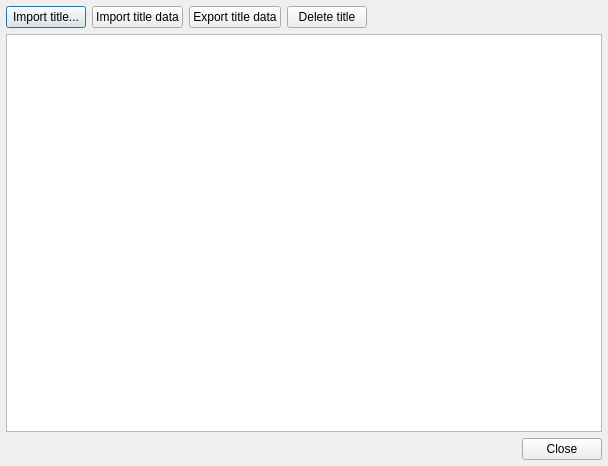
<?xml version="1.0" encoding="UTF-8"?>
<ui version="4.0">
 <class>TitleManagerDialog</class>
 <widget class="QDialog" name="TitleManagerDialog">
  <property name="geometry">
   <rect>
    <x>0</x>
    <y>0</y>
    <width>608</width>
    <height>466</height>
   </rect>
  </property>
  <property name="windowTitle">
   <string>DSi title manager - khDaysMM</string>
  </property>
  <layout class="QVBoxLayout" name="verticalLayout_2">
   <property name="leftMargin">
    <number>6</number>
   </property>
   <property name="topMargin">
    <number>6</number>
   </property>
   <property name="rightMargin">
    <number>6</number>
   </property>
   <property name="bottomMargin">
    <number>6</number>
   </property>
   <item>
    <layout class="QHBoxLayout" name="horizontalLayout">
     <item>
      <widget class="QPushButton" name="btnImportTitle">
       <property name="whatsThis">
        <string>&lt;html&gt;&lt;head/&gt;&lt;body&gt;&lt;p&gt;Import a DSiware title to your emulated DSi system.&lt;/p&gt;&lt;/body&gt;&lt;/html&gt;</string>
       </property>
       <property name="text">
        <string>Import title...</string>
       </property>
      </widget>
     </item>
     <item>
      <widget class="QPushButton" name="btnImportTitleData">
       <property name="whatsThis">
        <string>&lt;html&gt;&lt;head/&gt;&lt;body&gt;&lt;p&gt;Import data (save, banner...) for the selected title.&lt;/p&gt;&lt;/body&gt;&lt;/html&gt;</string>
       </property>
       <property name="text">
        <string>Import title data</string>
       </property>
      </widget>
     </item>
     <item>
      <widget class="QPushButton" name="btnExportTitleData">
       <property name="whatsThis">
        <string>&lt;html&gt;&lt;head/&gt;&lt;body&gt;&lt;p&gt;Export the data (save, banner...) associated with the selected title.&lt;/p&gt;&lt;/body&gt;&lt;/html&gt;</string>
       </property>
       <property name="text">
        <string>Export title data</string>
       </property>
      </widget>
     </item>
     <item>
      <widget class="QPushButton" name="btnDeleteTitle">
       <property name="whatsThis">
        <string>&lt;html&gt;&lt;head/&gt;&lt;body&gt;&lt;p&gt;Permanently delete the selected title and its associated data from your emulated DSi.&lt;/p&gt;&lt;/body&gt;&lt;/html&gt;</string>
       </property>
       <property name="text">
        <string>Delete title</string>
       </property>
      </widget>
     </item>
     <item>
      <spacer name="horizontalSpacer">
       <property name="orientation">
        <enum>Qt::Horizontal</enum>
       </property>
       <property name="sizeHint" stdset="0">
        <size>
         <width>40</width>
         <height>20</height>
        </size>
       </property>
      </spacer>
     </item>
    </layout>
   </item>
   <item>
    <widget class="QListWidget" name="lstTitleList"/>
   </item>
   <item>
    <widget class="QDialogButtonBox" name="buttonBox">
     <property name="standardButtons">
      <set>QDialogButtonBox::Close</set>
     </property>
    </widget>
   </item>
  </layout>
 </widget>
 <resources/>
 <connections>
  <connection>
   <sender>buttonBox</sender>
   <signal>accepted()</signal>
   <receiver>TitleManagerDialog</receiver>
   <slot>accept()</slot>
   <hints>
    <hint type="sourcelabel">
     <x>303</x>
     <y>448</y>
    </hint>
    <hint type="destinationlabel">
     <x>303</x>
     <y>232</y>
    </hint>
   </hints>
  </connection>
  <connection>
   <sender>buttonBox</sender>
   <signal>rejected()</signal>
   <receiver>TitleManagerDialog</receiver>
   <slot>reject()</slot>
   <hints>
    <hint type="sourcelabel">
     <x>303</x>
     <y>448</y>
    </hint>
    <hint type="destinationlabel">
     <x>303</x>
     <y>232</y>
    </hint>
   </hints>
  </connection>
 </connections>
</ui>
